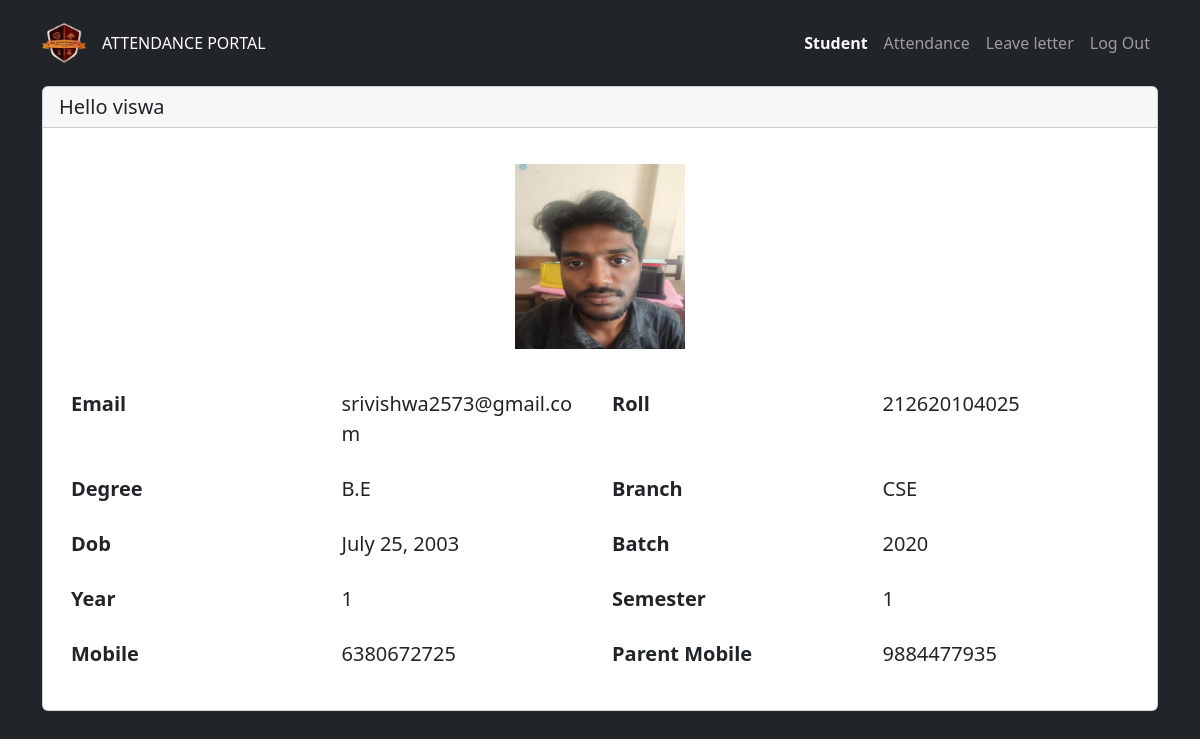
The page /student/212620104025 (signed in) on the database its author committed.
### accounts/models.py (models this page shows, shortened)
class student(models.Model):
    user = models.OneToOneField(User, on_delete=models.CASCADE)
    photo=models.ImageField(upload_to=student_image_rename,null=True)
    name=models.CharField(max_length=100,null=True)
    roll=models.CharField(max_length=100,null=True)
    degree=models.CharField(max_length=100,null=True)
    branch=models.CharField(max_length=100,null=True)
    batch=models.IntegerField(null=True)
    year=models.CharField(max_length=2,null=True)
    semester=models.CharField(max_length=2,null=True)
    dob=models.DateField(null=True)
    mobile=models.BigIntegerField(null=True)
    parent_mobile=models.BigIntegerField(null=True)
    email=models.EmailField(max_length=100,null=True)

### accounts/views.py (the view)
# urls.py: path('student/<str:username>', student_profile,name="student"),
@user_passes_test(student_text)
def student_profile(request,username):
    profile=get_user_model().objects.filter(username=username).get()
    student_data=student.objects.filter(roll=profile).get()
    return render(request, 'student/main_student.html',{"profile":student_data})

### accounts/views.py (called while the page is built)
def student_text(user):
    try:
        return user.is_authenticated and user.is_student is True
    except User.DoesNotExist:
        return False

### templates/student/main_student.html (shortened to what this page needs)
{% load static %}
<!DOCTYPE html>
<html lang="en">
<head>
    <link rel="stylesheet" href="https://cdn.jsdelivr.net/npm/bootstrap@5.2.3/dist/css/bootstrap.min.css">
</head>
<body style="border-color: var(--bs-card-bg);background: rgb(33,37,41);">
    <nav class="navbar navbar-dark navbar-expand-md bg-dark py-3" style="position: relative;display: block;">
        <div class="container"><a class="navbar-brand d-flex align-items-center" href="#">
                <div><img  src="{% static 'images/logo.png' %}" width="44" height="44"></div>
            </a><span style="color: rgb(255,255,255);">ATTENDANCE PORTAL</span>
            <div class="collapse navbar-collapse" id="navcol-5">
                <ul class="navbar-nav ms-auto">
                    <li class="nav-item"><a class="nav-link text-light fw-bold" href="{% url 'student' profile.roll %}">Student</a></li>
                    <li class="nav-item"><a class="nav-link" href="{% url 'attendance_student' profile.roll %}">Attendance</a></li>
                    <li class="nav-item"><a class="nav-link" href="{% url 'leave_student' profile.roll %}">Leave letter</a></li>
                    <li class="nav-item"><a class="nav-link" href="{% url 'logout' %}">Log Out</a></li>
                </ul>
            </div>
        </div>
    </nav>
    {% if user.is_authenticated %}
    <div class="container" style="padding-bottom: 20px;">
        <div class="card" id="info">
            <div class="card-header">
                <h5 class="mb-0">Hello {{profile.name}}</h5>
            </div>
            <div class="card-body">
                <div class="container">
                    <div class="row" style="margin-bottom: 20px;margin-top: 20px;">
                        <div class="col-md-3 d-flex justify-content-center align-items-center" style="width: 100%;">
                            <img  src="{{profile.photo.url}}" class="d-md-flex justify-content-md-center align-items-md-center" style="width: 170px;height: 185px;"></div>
                    </div>
                    <div class="row" style="margin-top: 40px;margin-bottom: 20px;">
                        <div class="col-md-3"><strong class="fs-5">Email</strong></div>
                        <div class="col-md-3"><span class="fs-5">{{profile.email}}</span></div>
                        <div class="col-md-3"><strong class="text-capitalize fs-5">Roll</strong></div>
                        <div class="col-md-3"><span class="fs-5">{{profile.roll}}</span></div>
                    </div>
                    <div class="row" style="margin-top: 25px;margin-bottom: 25px;">
                        <div class="col-md-3"><strong class="fs-5">Degree</strong></div>
                        <div class="col-md-3"><span class="fs-5">{{profile.degree}}</span></div>
                        <div class="col-md-3"><strong class="text-capitalize fs-5">Branch</strong></div>
                        <div class="col-md-3"><span class="fs-5">{{profile.branch}}</span></div>
                    </div>
                    <div class="row" style="margin-top: 25px;margin-bottom: 25px;">
                        <div class="col-md-3"><strong class="fs-5">Dob</strong></div>
                        <div class="col-md-3"><span class="fs-5">{{profile.dob}}</span></div>
                        <div class="col-md-3"><strong class="text-capitalize fs-5">Batch</strong></div>
                        <div class="col-md-3"><span class="fs-5">{{profile.batch}}</span></div>
                    </div>
                    <div class="row" style="margin-top: 25px;margin-bottom: 25px;">
                        <div class="col-md-3"><strong class="fs-5">Year</strong></div>
                        <div class="col-md-3"><span class="fs-5">{{profile.year}}</span></div>
                        <div class="col-md-3"><strong class="text-capitalize fs-5">Semester</strong></div>
                        <div class="col-md-3"><span class="fs-5">{{profile.semester}}</span></div>
                    </div>
                    <div class="row" style="margin-top: 25px;margin-bottom: 25px;">
                        <div class="col-md-3"><strong class="fs-5">Mobile</strong></div>
                        <div class="col-md-3"><span class="fs-5">{{profile.mobile}}</span></div>
                        <div class="col-md-3"><strong class="text-capitalize fs-5">Parent mobile</strong></div>
                        <div class="col-md-3"><span class="fs-5">{{profile.parent_mobile}}</span></div>
                    </div>
                </div>
            </div>
        </div>
    </div>
    {% endif %}
</body>
</html>

### rows shown on the page
student: name "viswa", photo (picture), email "srivishwa2573@gmail.com", roll "212620104025", degree "B.E", branch "CSE", dob "July 25, 2003", batch "2020", year "1", semester "1", mobile "6380672725", parent_mobile "9884477935"
